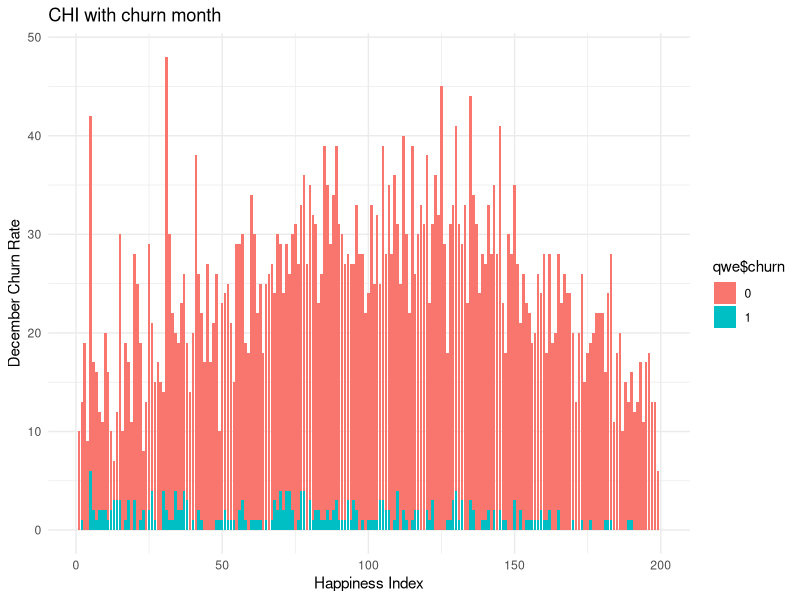
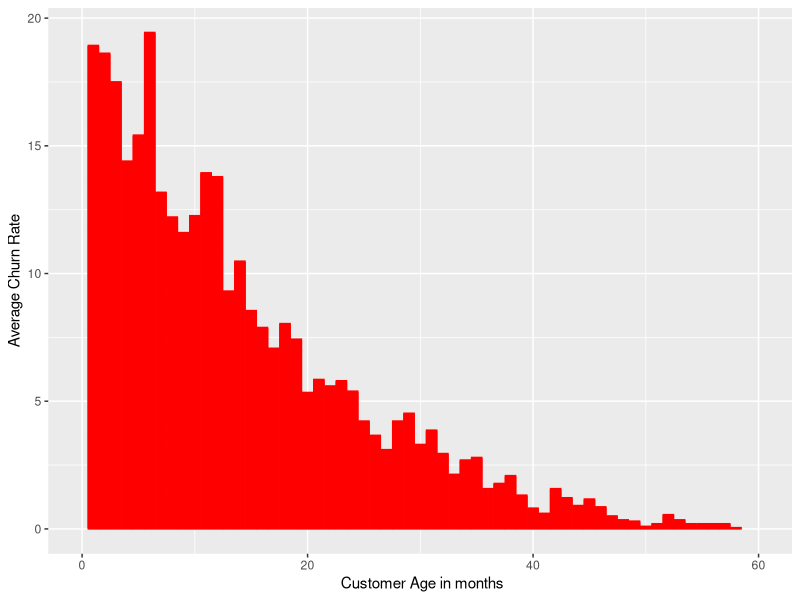
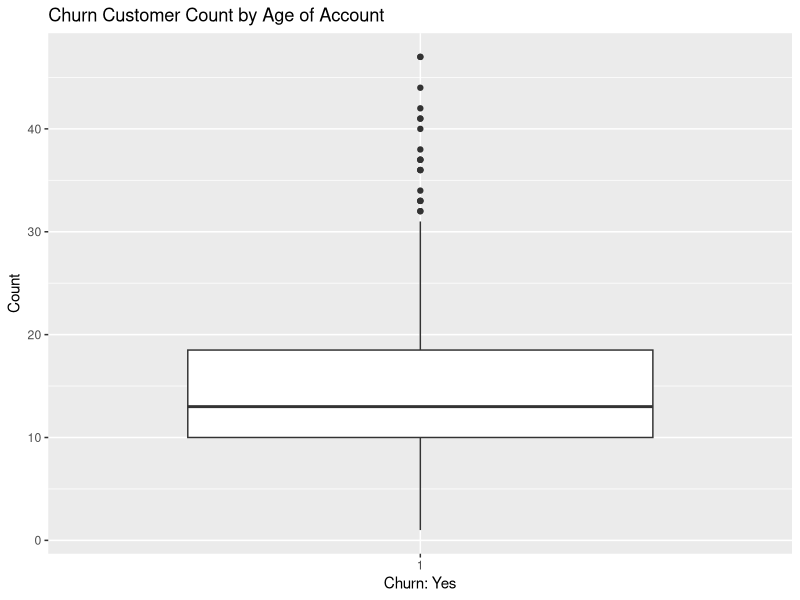

Recreate these plots in R, in order.
## ---- chunk 1
knitr::opts_chunk$set(echo = TRUE)
## ---- chunk 2

#The required libraries - 
library(dplyr)
library(ggplot2)
library(tidyverse)
library(readxl)

setwd("~/Desktop/BUS-256/MarketingAnalytics") #Set working directory for easier collaboration

## ---- chunk 3

qwe <- read_excel("Churn.xlsx", sheet = 2)
summary(qwe)
str(qwe)
dim(qwe)
View(qwe)

#Change categorical variables to factor data type for churn yes - no
qwe[3] <- lapply(qwe[3], factor)
a <- sapply(qwe, function(x) sum(is.na(x)))
a

#Change some variable names

names(qwe)[2]<-paste("age_months")
names(qwe)[3]<-paste("churn")
names(qwe)[4]<-paste("chi_month0")
names(qwe)[5]<-paste("chi_change")
names(qwe)[6]<-paste("sc_month0")
names(qwe)[7]<-paste("sc_change")
names(qwe)[8]<-paste("sp_month0")
names(qwe)[9]<-paste("sp_change")
names(qwe)[10]<-paste("login_change")
names(qwe)[11]<-paste("blog_change")
names(qwe)[12]<-paste("view_change")
names(qwe)[13]<-paste("days_login_change")

## ---- chunk 4
# Log for the data which has negative inputs 
qwe$chi_change<- log(qwe$chi_change)
qwe$sc_change <- log(qwe$sc_change)
qwe$login_change <- log(qwe$login_change)
qwe$blog_change <- log(qwe$blog_change)
qwe$view_change <- log(qwe$view_change)
## ---- chunk 5

p1 <- ggplot(data = qwe, aes(x= qwe$chi_month0, fill = qwe$churn), position="dodge")+
      ggtitle("CHI with churn month")+
      xlim(0.5,200)+
      # ylim(0, 200)+
      # scale_y_continuous(limits = c(0,5))+
      xlab("Happiness Index") + ylab("December Churn Rate")+
      theme_minimal()+
      geom_bar()
p1

p1 <- ggplot(data = qwe, aes( x= qwe$chi_month0, y =qwe$churn))+
      ggtitle("CHI with churn month")+
      xlim(0.5,200)+
      # ylim(0, 200)+
      # scale_y_continuous(limits = c(0,5))+
      xlab("Happiness Index") + ylab("December Churn Rate")+
      theme_minimal()+
      geom_bar(stat="identity")+
  facet_wrap(~churn)
## ---- chunk 6
# Visualization of Average Churn Rate with customer age 
# Replace missing value with 0 since this is a categorical value variable with 0 and 1 only 
qwe$churn[is.na(qwe$churn)] <- 0
Averagechurn<- mean(qwe$churn == 1)
qwe$churn <- as.factor(qwe$churn)
Averagechurn
p2<- ggplot(data = qwe, aes( x= qwe$age_months, y = Averagechurn))+
     xlim(0,60)+
     #main = " Average Churn Rate vis a vis Customer Age"+
     labs( x = " Customer Age in months"  , y = "Average Churn Rate")+
     geom_bar(stat = "identity" , col = "red" , fill = "blue")
p2

## ---- chunk 7
#Boxplot visualization for churn count by account age

qwe$churn[is.na(qwe$churn)] <- 0
qwe1 <- subset(qwe, qwe$churn== 1)
select = c(qwe$age_months)

p3<- ggplot(data = qwe1, aes(x=churn, y=age_months))+
    geom_boxplot()+
     ggtitle("Churn Customer Count by Age of Account")+
    xlab("Churn: Yes") +
    ylab("Count")
    
p3
